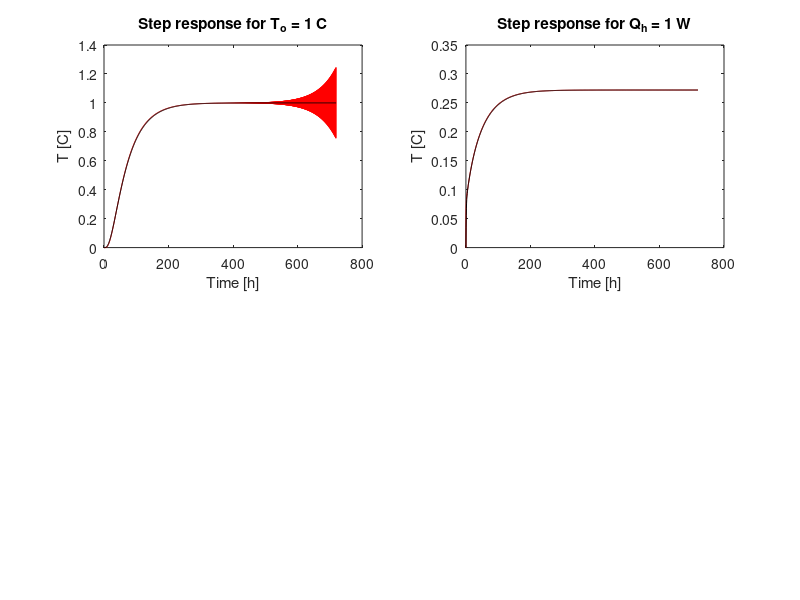

Write MATLAB code to recreate this figure. (Note: this script raises an error after producing the figure.)
% Simple wall with capacities in all temperature nodes
% Inputs: outdoor temperature, indoor convection heat flow rate (from HVAC))
clc, clear all
pkg load control

% Physical properties
% *******************
Sw = 3*3;   %wall surface [m2]
Va = 3*3*3; %air volume[m3]
% concrete:1 ; insulation:2
lam1 = 2;   lam2 = 0.04; %[W/m K]
rho1c1 = 2.5e6; rho2c2 = 2e6; rho3c3 = 1.2e3;  %[J/K m3]
w1 = 0.2;   w2 = 0.08;  %[m]
x1 = 0.05;  x2 = 0.04;  %[m]
% convection coefficents
hi = 4; ho = 10;  %[W/m2 K]
% Thermal resistances
% concrete
Rc = w1/(lam1*Sw);   Cc = Sw*w1*rho1c1;
% insulation
Ri = w2/(lam2*Sw);   Ci = Sw*w2*rho2c2;
% convection
Rvi = 1/(hi*Sw); Rvo = 1/(ho*Sw);

% Thermal circuit
%****************
nth = 7; nq = 7;  % # of temperature node, # of flow nodes
% resistances
R = zeros(nq,nq);
R(1,1) = Rvo + Rc/8; 
R(2,2) = Rc/4; R(3,3)=R(2,2); R(4,4)=R(2,2);
R(5,5) = Rc/8 + Ri/4; 
R(6,6) = Ri/2; 
R(7,7) = Ri/4 + Rvi;
G = inv(R);
% capacitances
C = zeros(nth,nth);
C(1,1) = 1/4*Sw*w1*rho1c1; C(2,2)=C(1,1); C(3,3)=C(1,1); C(4,4)=C(1,1);
C(5,5) = 1/2*Sw*w2*rho2c2; C(6,6)=C(5,5);
C(7,7) = Va*rho3c3;
% adjancecy matrix
A = eye(nq+1,nth);
A = -diff(A,1,1)';
% steady-state with
b = [1 0 0 0 0 0 0]'; f = [0 0 0 0 0 0 0]';
thsteadyTo = inv(A'*G*A)*(A'*G*b + f);
b = [0 0 0 0 0 0 0]'; f = [0 0 0 0 0 0 1]';
thsteadyQi = inv(A'*G*A)*(A'*G*b + f);
[thsteadyTo(7) thsteadyQi(7)]

% State-space representation
B = inv(C)*[A'*G eye(nth,nth)]; % inputs u = [b; f] size(b)=nq, size(f)=nth;
B = B(:,[1 14]);        % select the 2 relevant inputs: 1->To and 14->Qh
A = inv(C)*(-A'*G*A); 
C = zeros(1,7);C(7)=1;  % output: th(7)

% Time integration using Euler forward
% ************************************

% Step response
dh = 1.97;       %if dh = 1.98,stable if dh = 1.97, instable
dt = 3600/dh; % simulation step 1h/dt = 3600s / dt
n = floor(dh*24*30); % n° of time samples for 30 days
Time = 0:dt:(n-1)*dt; % time
th = zeros(nth,n); % Euler explicit
thi = zeros(nth,n); % Euler implicit
u = [ones(1,n); zeros(1,n)];
for k = 1:n-1
 th(:,k+1) = (eye(nth) + dt*A)*th(:,k) + dt*B*u(:,k);
 thi(:,k+1) = inv((eye(nth) - dt*A))*(thi(:,k) + dt*B*u(:,k));
end
subplot(2,2,1)
plot(Time/3600,th(7,1:n),'r', Time/3600, thi(7,1:n),'k'), xlabel('Time [h]')
title('Step response for T_o = 1 C'), ylabel('T [C]')

u = [zeros(1,n); ones(1,n)];
th = zeros(nth,n); % Euler explicit
thi = zeros(nth,n); % Euler implicit
for k = 1:n-1
 th(:,k+1) = (eye(nth) + dt*A)*th(:,k) + dt*B*u(:,k);
 thi(:,k+1) = inv((eye(nth) - dt*A))*(thi(:,k) + dt*B*u(:,k));
end
subplot(2,2,2)
plot(Time/3600,th(7,1:n),'r', Time/3600, thi(7,1:n),'k'), xlabel('Time [h]')
title('Step response for Q_h = 1 W'), ylabel('T [C]')

%Stability
lambda = eig(A);
min(min(lambda))*dt; %needs to be in [-2 0]
disp('Stability: min eigenvalue of A * dt in [-2 0]'), disp(min(min(lambda))*dt)
disp('lam/(rho*c)/w^2 :')
[(lam1/rho1c1)/(w1/4)^2*dt lam2/rho2c2/(w2/2)^2*dt] %needs to be <1/2

% Simulation with outoor temperature
n00ReadWeatherFiles;  %read weather files

Temp = interp1(Time, Temp, [Time(1):dt:Time(end)]'); %interpolate for dt
Time = [Time(1):dt:Time(end)]';

n = size(Time,1);
th = zeros(nth,n);
Qh = zeros(n,1);
u = [Temp'; Qh'];
for k = 1:n-1
 th(:,k+1) = (eye(nth) + dt*A)*th(:,k) + dt*B*u(:,k);
end
subplot(2,2,3)
plot(Time/3600,th(7,1:n),'r', Time/3600, Temp,'b'), xlabel('Time [h]')
title('Simulation Euler'), ylabel('T [C]')

disp('Mean temperatures In Out'), disp([mean(th(7,1:n)) mean(Temp)])

% Integration with library functions
x0 = zeros(nth,n);
sys = ss(A,B,C);
[y, t, x] = lsim(sys, u', Time);
hold on, plot(t/3600,y,'g.'), hold off
subplot(2,2,4)
plot(Time/3600,y,'g', Time/3600, Temp,'b'), xlabel('Time [h]')
title('Simulation lsim'), ylabel('T [C]')